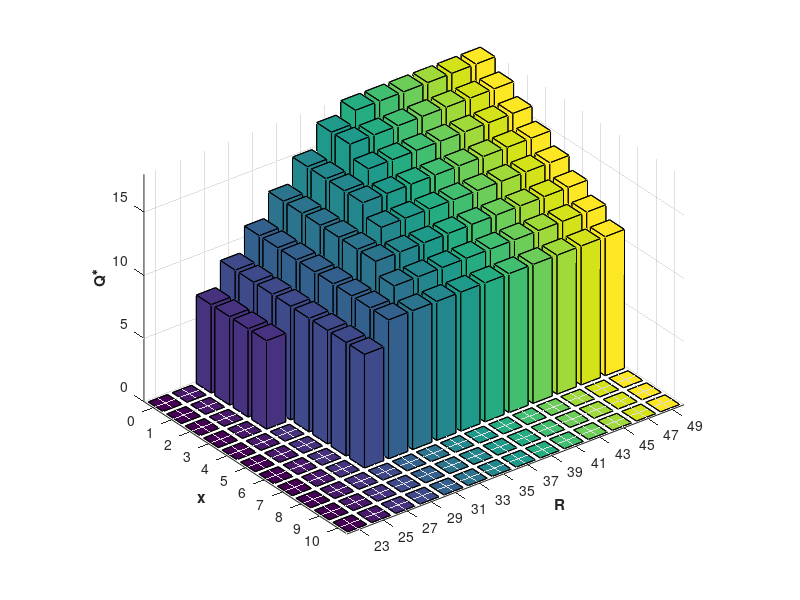

The MATLAB script that drew this image:
function Draw3DBar

x = 0:10;
B = 23:2:49;
Q = [0	0	7	9	11	13	15	17	18	18	18	18	18	18
0	0	7	9	11	13	15	17	17	17	17	17	17	17
0	0	7	9	11	13	15	16	16	16	16	16	16	16
0	0	7	9	11	13	15	15	15	15	15	15	15	15
0	0	0	9	11	13	14	14	14	14	14	14	14	14
0	0	0	9	11	13	13	13	13	13	13	13	13	13
0	0	0	9	11	12	12	12	12	12	12	12	12	12
0	0	0	9	11	11	11	11	11	11	11	11	11	11
0	0	0	0	0	0	0	0	0	0	0	0	0	0
0	0	0	0	0	0	0	0	0	0	0	0	0	0
0	0	0	0	0	0	0	0	0	0	0	0	0	0
];

bar3(Q);
set(gca,'XTickLabel',B)
set(gca,'YTickLabel',x)
xlabel('R', 'FontWeight', 'bold');
ylabel('x', 'FontWeight', 'bold');
zlabel('Q^\ast', 'FontWeight', 'bold');

% figure()
% y = Q;
% for i = 1 : size(Q,1)
%     y(i, :) = Q(i, :) + x(i);
% end
% bar3(y);
% set(gca,'XTickLabel',B)
% set(gca,'YTickLabel',x)
% xlabel('B');
% ylabel('x');
% zlabel('y^\ast');

end